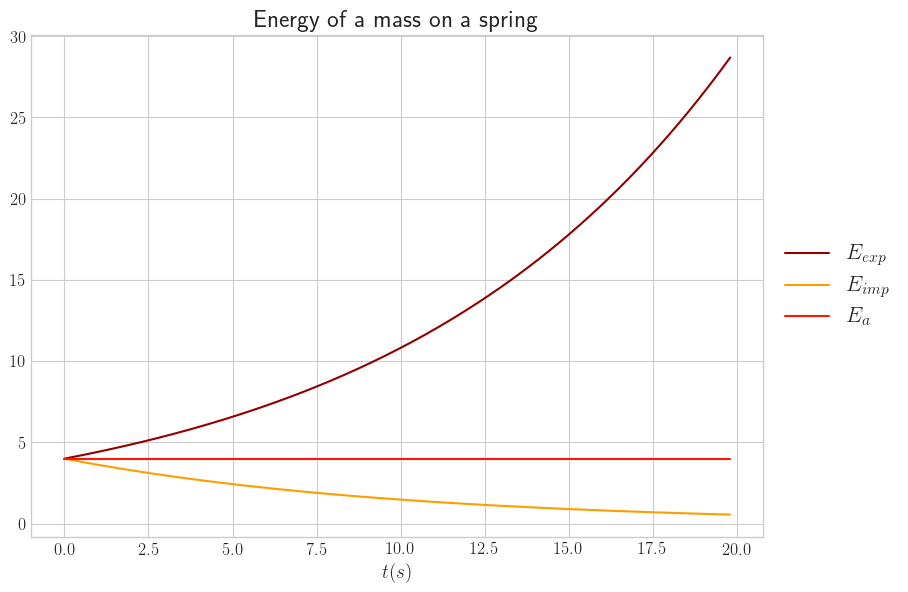

The Python source for this figure:
import sys
import numpy as np
import matplotlib.pyplot as plt
import seaborn as sns
import scipy.integrate as sci
import matplotlib.axes as axe

from ene_exp import *
from ene_imp import *
from load import *

def energy_comp(input_file, output_file):
    '''
    Input: 
    x0, v0: Initial values of x and v.
    t: total time taken
    
    Plot energy against time of a simple harmonic oscillator with
    initial conditions specified in the input and k/m = 1 computed
    with different methods.
    '''
    sns.set_style('whitegrid')
        
    plt.rc('figure',figsize=[9.45, 6.53]) 
    plt.rc('font',size=12)
    plt.rc('text', usetex=True)    
    
    [x0, v0, t, h] = load_num(input_file)	
    (I_e, E_e, E_ea) = energy_exp(x0, v0, t, h)
    (I_i, E_i, E_ia) = energy_imp(x0, v0, t, h)
    
    plt.plot(I_e, E_e, label='$E_{exp}$', color=plt.cm.hot(0.2))
    plt.plot(I_i, E_i, label='$E_{imp}$', color=plt.cm.hot(0.6))    
    plt.plot(I_e, E_ea, label='$E_a$', color=plt.cm.hot(0.4))
    
    plt.xlabel('$t(s)$', fontsize=14)
    
    plt.legend(bbox_to_anchor=(1.2,0.5),loc='center right', fontsize=16)
    plt.title('Energy of a mass on a spring', fontsize=18)
    plt.savefig(output_file, bbox_inches='tight')
	
if __name__ == '__main__':
    input_file = sys.argv[1]
    output_file = sys.argv[2]
    energy_comp(input_file, output_file)
